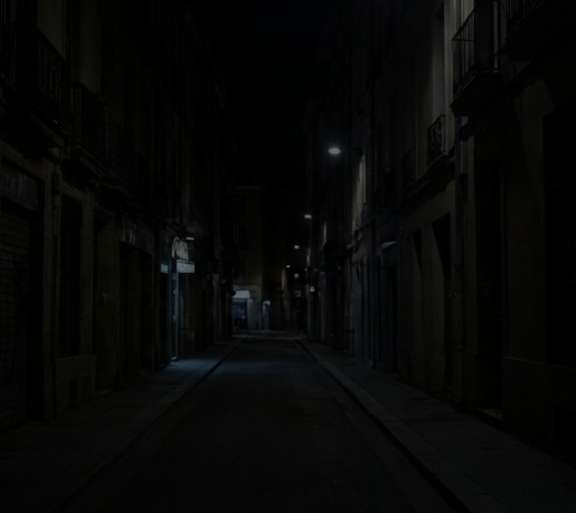
#> input picture images/estrada_escura.png, 576 x 513 px
$ python ex4_clahe_cliplimit.py
#> lines starting #> are read from the running program, lines starting #| are printed output that depends on the picture
"""
Exercício 4 — CLAHE com diferentes valores de clipLimit

Encontre uma imagem com iluminação mista (áreas muito claras e muito escuras).
Aplique o CLAHE com diferentes valores de clipLimit (1.0, 2.0 e 5.0) e descreva
o impacto visual no ruído da imagem.
"""

import os
import cv2
import matplotlib.pyplot as plt

# Caminho absoluto da imagem com iluminação mista (alta variação de contraste)
PATH = os.path.normpath(os.path.join(os.path.dirname(__file__), '../../images/estrada_escura.png'))

# ── Carregamento e conversão para cinza ───────────────────────────────────────
# CLAHE opera em 1 canal (escala de cinza); o canal V no espaço HSV para colorido
imagem = cv2.imread(PATH)
#> imagem is the input picture: shape (513, 576, 3); mean B, G, R 6.2, 7.1, 6.6
if imagem is None:
    raise FileNotFoundError(f'Imagem não encontrada: {PATH}')

# cv2.COLOR_BGR2GRAY: combina os 3 canais usando a fórmula de luminância:
# Y = 0.299*R + 0.587*G + 0.114*B
cinza = cv2.cvtColor(imagem, cv2.COLOR_BGR2GRAY)

# ── Equalização global (referência) ───────────────────────────────────────────
# cv2.equalizeHist(): redistribui os pixels para cobrir uniformemente [0-255]
# Problema: trata a imagem inteira como uma só → over-amplifica regiões já claras
# e pode criar artefatos em imagens com iluminação não-uniforme
equalizada_global = cv2.equalizeHist(cinza)
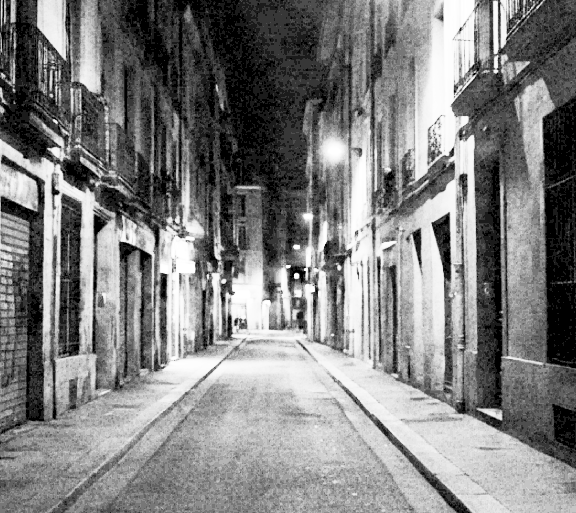
#> equalizada_global: shape (513, 576); min 0, max 255, mean 127.8

# ── CLAHE com diferentes clipLimits ───────────────────────────────────────────
# CLAHE = Contrast Limited Adaptive Histogram Equalization
# Diferença do equalizeHist global:
#   1. Divide a imagem em tiles (regiões) de tamanho tileGridSize
#   2. Equaliza cada tile INDEPENDENTEMENTE → adapta ao contraste LOCAL
#   3. clipLimit: limita o histograma para EVITAR amplificação excessiva de ruído
#      - clipLimit baixo (1.0): pouco contraste → mais suave, menos ruído
#      - clipLimit alto (5.0): muito contraste → bordas mais nítidas, mais ruído
# tileGridSize=(8,8): divide a imagem em 8×8 = 64 regiões independentes
resultados = {}
clip_limits = [1.0, 2.0, 5.0]  # três níveis de limitação de contraste

for clip in clip_limits:
    # Cria objeto CLAHE com o clipLimit especificado
    clahe = cv2.createCLAHE(clipLimit=clip, tileGridSize=(8, 8))
    # Aplica o CLAHE na imagem em escala de cinza
    resultados[clip] = clahe.apply(cinza)
#> after the loop, resultados = 3 items

# ── Exibição ──────────────────────────────────────────────────────────────────
fig, axes = plt.subplots(2, 3, figsize=(16, 10))
fig.suptitle('CLAHE — Impacto do clipLimit na imagem com iluminação mista', fontsize=13)

# Linha superior: imagens resultantes
axes[0, 0].imshow(cinza,             cmap='gray'); axes[0, 0].set_title('Original (cinza)');            axes[0, 0].axis('off')
axes[0, 1].imshow(equalizada_global, cmap='gray'); axes[0, 1].set_title('Equalização Global');          axes[0, 1].axis('off')
axes[0, 2].imshow(resultados[1.0],   cmap='gray'); axes[0, 2].set_title('CLAHE clipLimit=1.0\n(suave, menos ruído)'); axes[0, 2].axis('off')

# Linha inferior: CLAHE 2.0 e 5.0 + histograma comparativo
axes[1, 0].imshow(resultados[2.0], cmap='gray'); axes[1, 0].set_title('CLAHE clipLimit=2.0\n(equilíbrio ruído/contraste)'); axes[1, 0].axis('off')
axes[1, 1].imshow(resultados[5.0], cmap='gray'); axes[1, 1].set_title('CLAHE clipLimit=5.0\n(mais contraste, mais ruído)'); axes[1, 1].axis('off')

# Histograma comparativo: mostra a distribuição de intensidades para cada método
axes[1, 2].plot(cv2.calcHist([cinza],           [0], None, [256], [0, 256]), label='Original', color='black')
axes[1, 2].plot(cv2.calcHist([resultados[1.0]], [0], None, [256], [0, 256]), label='clip=1.0',  color='blue')
axes[1, 2].plot(cv2.calcHist([resultados[2.0]], [0], None, [256], [0, 256]), label='clip=2.0',  color='green')
axes[1, 2].plot(cv2.calcHist([resultados[5.0]], [0], None, [256], [0, 256]), label='clip=5.0',  color='red')
axes[1, 2].set_title('Histogramas comparativos')
axes[1, 2].set_xlim([0, 256])
axes[1, 2].legend()

plt.tight_layout()
plt.show()
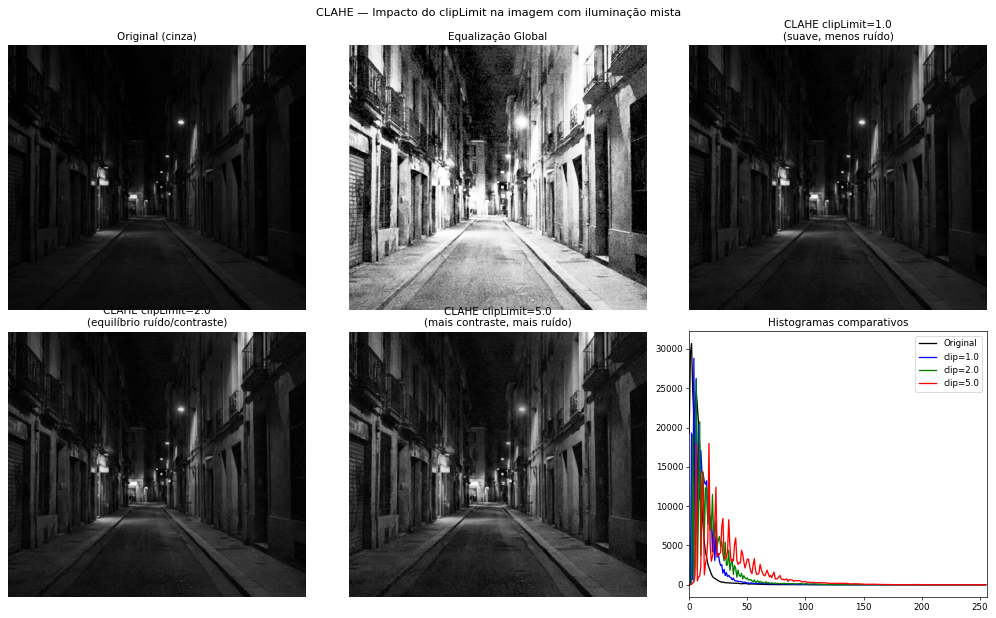
#> figure drawn by matplotlib, 6 panels; panel 6: curve peaks at x = 2, y = 30692; panel 6: curve peaks at x = 4, y = 28806; panel 6: curve peaks at x = 6, y = 26031

# ── Análise ───────────────────────────────────────────────────────────────────
print('=== Impacto do clipLimit no CLAHE ===')
print()
print('O CLAHE (Contrast Limited Adaptive Histogram Equalization) divide a imagem')
print('em tiles e equaliza cada um independentemente, limitando a amplificação')
print('de contraste pelo parâmetro clipLimit.')
print()
print('clipLimit=1.0: mínima amplificação → resultado mais suave, menos ruído,')
print('              mas contraste local pouco melhorado.')
print()
print('clipLimit=2.0: equilíbrio → boa melhora de contraste sem amplificar ruído.')
print('              Valor padrão recomendado para a maioria dos casos.')
print()
print('clipLimit=5.0: alta amplificação → muito contraste e detalhes visíveis,')
print('              mas ruído também amplificado → mais granulado.')
